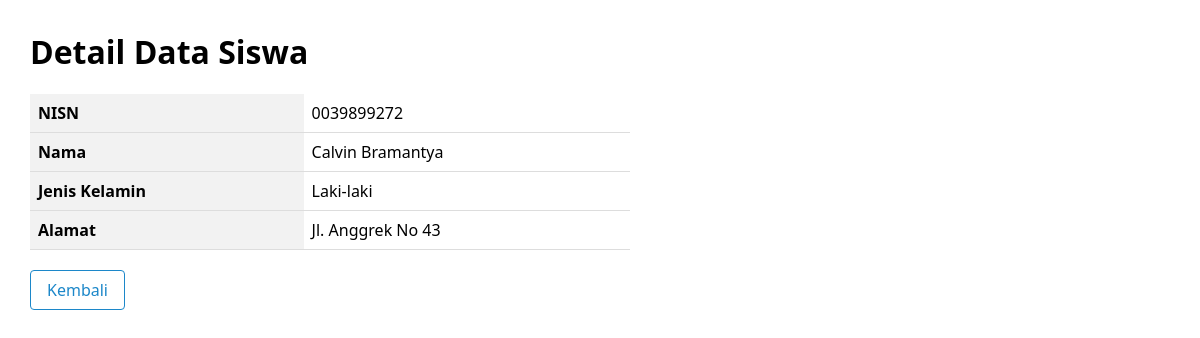
The app's page /lihat.php?id=0039899272 (signed in) with its own data.
### tables this page shows
CREATE TABLE `siswa` (
  `nisn` varchar(10) NOT NULL,
  `nama` varchar(255) NOT NULL,
  `jenis_kelamin` varchar(255) NOT NULL,
  `alamat` varchar(255) NOT NULL
);

### lihat.php (the view, shortened to what this page needs)
<?php
include("koneksi.php");
if(isset($_GET['id'])){
    $id = $_GET['id'];
    $query = "SELECT * FROM siswa WHERE nisn='$id'";
    $result = mysqli_query($koneksi, $query);
    $siswa = mysqli_fetch_assoc($result);
    if($siswa){
        ?>
        <!DOCTYPE html>
        <html lang="en">
        <head>
        </head>
        <body>
            <h1>Detail Data Siswa</h1>
            <table>
                <tr>
                    <th>NISN</th>
                    <td><?php echo $siswa['nisn']; ?></td>
                </tr>
                <tr>
                    <th>Nama</th>
                    <td><?php echo $siswa['nama']; ?></td>
                </tr>
                <tr>
                    <th>Jenis Kelamin</th>
                    <td><?php echo $siswa['jenis_kelamin']; ?></td>
                </tr>
                <tr>
                    <th>Alamat</th>
                    <td><?php echo $siswa['alamat']; ?></td>
                </tr>
            </table>
            <a href="dashboard.php">Kembali</a>
        </body>
        </html>
        <?php
    } else {
        echo "Data siswa tidak ditemukan.";
    }
} else {
    echo "Parameter id tidak ditemukan.";
}
?>

### lihat.php (style rules this page uses)
body { font-family: system-ui, 'Segoe UI', 'Open Sans', 'Helvetica Neue', sans-serif; margin: 0; padding: 30px; }
h1 { margin-top: 0; }
table { border-collapse: collapse; width: 100%; max-width: 600px; }
th, td { padding: 8px; text-align: left; border-bottom: 1px solid #ddd; }
th { background-color: #f2f2f2; }
a { display: inline-block; margin-top: 20px; color: #1c87c9; text-decoration: none; border: 1px solid #1c87c9; padding: 8px 16px; border-radius: 4px; transition: background-color 0.3s; }

### records on screen
siswa: nisn "0039899272", nama "Calvin Bramantya", jenis_kelamin "Laki-laki", alamat "Jl. Anggrek No 43"
